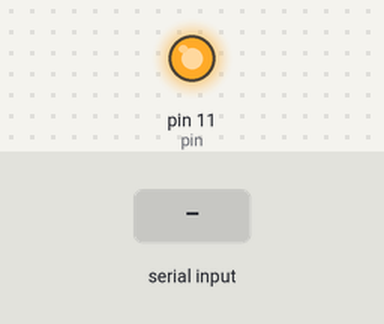
A sketch run on a simulated Arduino Uno, built with avr-gcc and run on an emulated ATmega328P. Shown: output pins drawn as LEDs (lit = HIGH). The inputs (shaded band) are chosen by the test bench. What the sketch prints to the serial monitor is not drawn.

Above: at 3.0 s.
3.1 s: "1" received over Serial
Timing chart, 0 to 6.1 s (numbered marks = the images above; inputs shaded):
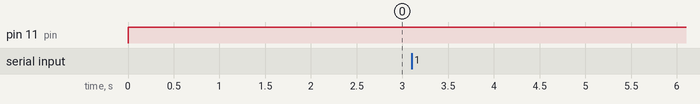

The sketch:

sketch_jul23a.ino
```cpp
#define pin 11
//int pin=11;
void setup() {
Serial.begin(9600);
pinMode(pin,OUTPUT);

}

void loop() {
int incoming;
digitalWrite(pin,HIGH);
    delay(2000);
if(Serial.available()){
  incoming=Serial.read();
  incoming-=48;
  if(incoming==0){
    digitalWrite(pin,HIGH);

  }
  else if(incoming==1){
    digitalWrite(pin,LOW);
    Serial.print("Hello world");


  }
  }


}
```
